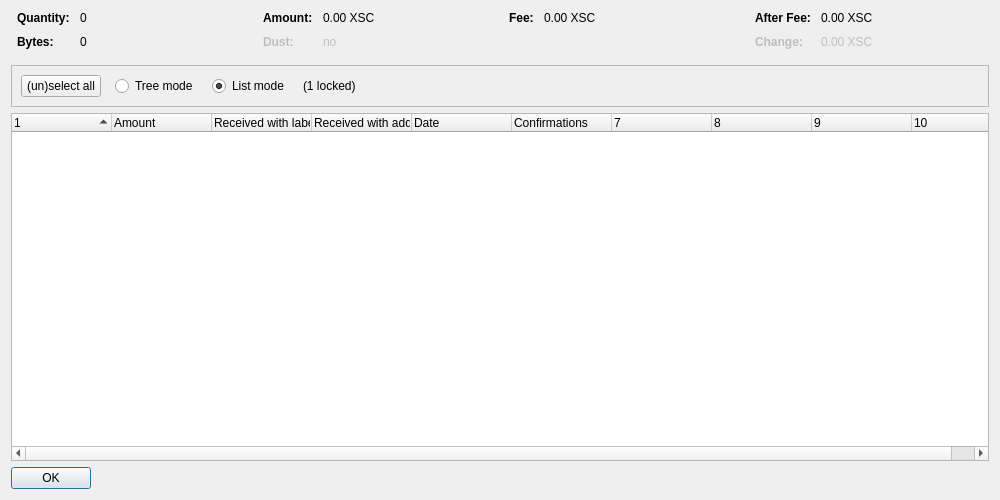
<?xml version="1.0" encoding="UTF-8"?>
<ui version="4.0">
 <class>CoinControlDialog</class>
 <widget class="QDialog" name="CoinControlDialog">
  <property name="geometry">
   <rect>
    <x>0</x>
    <y>0</y>
    <width>1000</width>
    <height>500</height>
   </rect>
  </property>
  <property name="windowTitle">
   <string>Coin Selection</string>
  </property>
  <layout class="QVBoxLayout" name="verticalLayout">
   <item>
    <layout class="QHBoxLayout" name="horizontalLayoutTop" stretch="0,0,0,0">
     <property name="topMargin">
      <number>0</number>
     </property>
     <property name="bottomMargin">
      <number>10</number>
     </property>
     <item>
      <layout class="QFormLayout" name="formLayoutCoinControl1">
       <property name="horizontalSpacing">
        <number>10</number>
       </property>
       <property name="verticalSpacing">
        <number>10</number>
       </property>
       <property name="leftMargin">
        <number>6</number>
       </property>
       <property name="rightMargin">
        <number>6</number>
       </property>
       <item row="0" column="0">
        <widget class="QLabel" name="labelCoinControlQuantityText">
         <property name="font">
          <font>
           <weight>75</weight>
           <bold>true</bold>
          </font>
         </property>
         <property name="text">
          <string>Quantity:</string>
         </property>
        </widget>
       </item>
       <item row="0" column="1">
        <widget class="QLabel" name="labelCoinControlQuantity">
         <property name="cursor">
          <cursorShape>IBeamCursor</cursorShape>
         </property>
         <property name="contextMenuPolicy">
          <enum>Qt::ActionsContextMenu</enum>
         </property>
         <property name="text">
          <string notr="true">0</string>
         </property>
         <property name="textInteractionFlags">
          <set>Qt::LinksAccessibleByMouse|Qt::TextSelectableByKeyboard|Qt::TextSelectableByMouse</set>
         </property>
        </widget>
       </item>
       <item row="1" column="0">
        <widget class="QLabel" name="labelCoinControlBytesText">
         <property name="font">
          <font>
           <weight>75</weight>
           <bold>true</bold>
          </font>
         </property>
         <property name="text">
          <string>Bytes:</string>
         </property>
        </widget>
       </item>
       <item row="1" column="1">
        <widget class="QLabel" name="labelCoinControlBytes">
         <property name="cursor">
          <cursorShape>IBeamCursor</cursorShape>
         </property>
         <property name="contextMenuPolicy">
          <enum>Qt::ActionsContextMenu</enum>
         </property>
         <property name="text">
          <string notr="true">0</string>
         </property>
         <property name="textInteractionFlags">
          <set>Qt::LinksAccessibleByMouse|Qt::TextSelectableByKeyboard|Qt::TextSelectableByMouse</set>
         </property>
        </widget>
       </item>
      </layout>
     </item>
     <item>
      <layout class="QFormLayout" name="formLayoutCoinControl2">
       <property name="horizontalSpacing">
        <number>10</number>
       </property>
       <property name="verticalSpacing">
        <number>10</number>
       </property>
       <property name="leftMargin">
        <number>6</number>
       </property>
       <property name="rightMargin">
        <number>6</number>
       </property>
       <item row="0" column="0">
        <widget class="QLabel" name="labelCoinControlAmountText">
         <property name="font">
          <font>
           <weight>75</weight>
           <bold>true</bold>
          </font>
         </property>
         <property name="text">
          <string>Amount:</string>
         </property>
        </widget>
       </item>
       <item row="0" column="1">
        <widget class="QLabel" name="labelCoinControlAmount">
         <property name="cursor">
          <cursorShape>IBeamCursor</cursorShape>
         </property>
         <property name="contextMenuPolicy">
          <enum>Qt::ActionsContextMenu</enum>
         </property>
         <property name="text">
          <string notr="true">0.00 XSC</string>
         </property>
         <property name="textInteractionFlags">
          <set>Qt::LinksAccessibleByMouse|Qt::TextSelectableByKeyboard|Qt::TextSelectableByMouse</set>
         </property>
        </widget>
       </item>
       <item row="1" column="0">
        <widget class="QLabel" name="labelCoinControlLowOutputText">
         <property name="enabled">
          <bool>false</bool>
         </property>
         <property name="font">
          <font>
           <weight>75</weight>
           <bold>true</bold>
          </font>
         </property>
         <property name="text">
          <string>Dust:</string>
         </property>
        </widget>
       </item>
       <item row="1" column="1">
        <widget class="QLabel" name="labelCoinControlLowOutput">
         <property name="enabled">
          <bool>false</bool>
         </property>
         <property name="cursor">
          <cursorShape>IBeamCursor</cursorShape>
         </property>
         <property name="contextMenuPolicy">
          <enum>Qt::ActionsContextMenu</enum>
         </property>
         <property name="text">
          <string notr="true">no</string>
         </property>
         <property name="textInteractionFlags">
          <set>Qt::LinksAccessibleByMouse|Qt::TextSelectableByKeyboard|Qt::TextSelectableByMouse</set>
         </property>
        </widget>
       </item>
      </layout>
     </item>
     <item>
      <layout class="QFormLayout" name="formLayoutCoinControl3">
       <property name="horizontalSpacing">
        <number>10</number>
       </property>
       <property name="verticalSpacing">
        <number>10</number>
       </property>
       <property name="leftMargin">
        <number>6</number>
       </property>
       <property name="rightMargin">
        <number>6</number>
       </property>
       <item row="0" column="0">
        <widget class="QLabel" name="labelCoinControlFeeText">
         <property name="font">
          <font>
           <weight>75</weight>
           <bold>true</bold>
          </font>
         </property>
         <property name="text">
          <string>Fee:</string>
         </property>
        </widget>
       </item>
       <item row="0" column="1">
        <widget class="QLabel" name="labelCoinControlFee">
         <property name="cursor">
          <cursorShape>IBeamCursor</cursorShape>
         </property>
         <property name="contextMenuPolicy">
          <enum>Qt::ActionsContextMenu</enum>
         </property>
         <property name="text">
          <string notr="true">0.00 XSC</string>
         </property>
         <property name="textInteractionFlags">
          <set>Qt::LinksAccessibleByMouse|Qt::TextSelectableByKeyboard|Qt::TextSelectableByMouse</set>
         </property>
        </widget>
       </item>
      </layout>
     </item>
     <item>
      <layout class="QFormLayout" name="formLayoutCoinControl4">
       <property name="horizontalSpacing">
        <number>10</number>
       </property>
       <property name="verticalSpacing">
        <number>10</number>
       </property>
       <property name="leftMargin">
        <number>6</number>
       </property>
       <property name="rightMargin">
        <number>6</number>
       </property>
       <item row="0" column="0">
        <widget class="QLabel" name="labelCoinControlAfterFeeText">
         <property name="font">
          <font>
           <weight>75</weight>
           <bold>true</bold>
          </font>
         </property>
         <property name="text">
          <string>After Fee:</string>
         </property>
        </widget>
       </item>
       <item row="0" column="1">
        <widget class="QLabel" name="labelCoinControlAfterFee">
         <property name="cursor">
          <cursorShape>IBeamCursor</cursorShape>
         </property>
         <property name="contextMenuPolicy">
          <enum>Qt::ActionsContextMenu</enum>
         </property>
         <property name="text">
          <string notr="true">0.00 XSC</string>
         </property>
         <property name="textInteractionFlags">
          <set>Qt::LinksAccessibleByMouse|Qt::TextSelectableByKeyboard|Qt::TextSelectableByMouse</set>
         </property>
        </widget>
       </item>
       <item row="1" column="0">
        <widget class="QLabel" name="labelCoinControlChangeText">
         <property name="enabled">
          <bool>false</bool>
         </property>
         <property name="font">
          <font>
           <weight>75</weight>
           <bold>true</bold>
          </font>
         </property>
         <property name="text">
          <string>Change:</string>
         </property>
        </widget>
       </item>
       <item row="1" column="1">
        <widget class="QLabel" name="labelCoinControlChange">
         <property name="enabled">
          <bool>false</bool>
         </property>
         <property name="cursor">
          <cursorShape>IBeamCursor</cursorShape>
         </property>
         <property name="contextMenuPolicy">
          <enum>Qt::ActionsContextMenu</enum>
         </property>
         <property name="text">
          <string notr="true">0.00 XSC</string>
         </property>
         <property name="textInteractionFlags">
          <set>Qt::LinksAccessibleByMouse|Qt::TextSelectableByKeyboard|Qt::TextSelectableByMouse</set>
         </property>
        </widget>
       </item>
      </layout>
     </item>
    </layout>
   </item>
   <item>
    <widget class="QFrame" name="frame">
     <property name="minimumSize">
      <size>
       <width>0</width>
       <height>40</height>
      </size>
     </property>
     <property name="frameShape">
      <enum>QFrame::StyledPanel</enum>
     </property>
     <property name="frameShadow">
      <enum>QFrame::Sunken</enum>
     </property>
     <layout class="QHBoxLayout" name="horizontalLayout">
      <item>
       <layout class="QHBoxLayout" name="horizontalLayoutPanel" stretch="0,0,0,0,0">
        <property name="spacing">
         <number>14</number>
        </property>
        <item>
         <widget class="QPushButton" name="pushButtonSelectAll">
          <property name="sizePolicy">
           <sizepolicy hsizetype="Maximum" vsizetype="Fixed">
            <horstretch>0</horstretch>
            <verstretch>0</verstretch>
           </sizepolicy>
          </property>
          <property name="text">
           <string>(un)select all</string>
          </property>
          <property name="autoDefault">
           <bool>false</bool>
          </property>
         </widget>
        </item>
        <item>
         <widget class="QRadioButton" name="radioTreeMode">
          <property name="sizePolicy">
           <sizepolicy hsizetype="Maximum" vsizetype="Fixed">
            <horstretch>0</horstretch>
            <verstretch>0</verstretch>
           </sizepolicy>
          </property>
          <property name="text">
           <string>Tree mode</string>
          </property>
         </widget>
        </item>
        <item>
         <widget class="QRadioButton" name="radioListMode">
          <property name="sizePolicy">
           <sizepolicy hsizetype="Maximum" vsizetype="Fixed">
            <horstretch>0</horstretch>
            <verstretch>0</verstretch>
           </sizepolicy>
          </property>
          <property name="text">
           <string>List mode</string>
          </property>
          <property name="checked">
           <bool>true</bool>
          </property>
         </widget>
        </item>
        <item>
         <widget class="QLabel" name="labelLocked">
          <property name="text">
           <string notr="true">(1 locked)</string>
          </property>
         </widget>
        </item>
        <item>
         <spacer name="horizontalSpacer">
          <property name="orientation">
           <enum>Qt::Horizontal</enum>
          </property>
          <property name="sizeHint" stdset="0">
           <size>
            <width>40</width>
            <height>20</height>
           </size>
          </property>
         </spacer>
        </item>
       </layout>
      </item>
     </layout>
    </widget>
   </item>
   <item>
    <widget class="CoinControlTreeWidget" name="treeWidget">
     <property name="contextMenuPolicy">
      <enum>Qt::CustomContextMenu</enum>
     </property>
     <property name="sortingEnabled">
      <bool>false</bool>
     </property>
     <property name="columnCount">
      <number>10</number>
     </property>
     <attribute name="headerShowSortIndicator" stdset="0">
      <bool>true</bool>
     </attribute>
     <attribute name="headerStretchLastSection">
      <bool>false</bool>
     </attribute>
     <column>
      <property name="text">
       <string/>
      </property>
     </column>
     <column>
      <property name="text">
       <string>Amount</string>
      </property>
     </column>
     <column>
      <property name="text">
       <string>Received with label</string>
      </property>
     </column>
     <column>
      <property name="text">
       <string>Received with address</string>
      </property>
     </column>
     <column>
      <property name="text">
       <string>Date</string>
      </property>
     </column>
     <column>
      <property name="text">
       <string>Confirmations</string>
      </property>
      <property name="toolTip">
       <string>Confirmed</string>
      </property>
     </column>
     <column>
      <property name="text">
       <string/>
      </property>
     </column>
     <column>
      <property name="text">
       <string/>
      </property>
     </column>
     <column>
      <property name="text">
       <string/>
      </property>
     </column>
     <column>
      <property name="text">
       <string/>
      </property>
     </column>
    </widget>
   </item>
   <item>
    <widget class="QDialogButtonBox" name="buttonBox">
     <property name="sizePolicy">
      <sizepolicy hsizetype="Maximum" vsizetype="Fixed">
       <horstretch>0</horstretch>
       <verstretch>0</verstretch>
      </sizepolicy>
     </property>
     <property name="orientation">
      <enum>Qt::Horizontal</enum>
     </property>
     <property name="standardButtons">
      <set>QDialogButtonBox::Ok</set>
     </property>
    </widget>
   </item>
  </layout>
 </widget>
 <customwidgets>
  <customwidget>
   <class>CoinControlTreeWidget</class>
   <extends>QTreeWidget</extends>
   <header>coincontroltreewidget.h</header>
  </customwidget>
 </customwidgets>
 <resources/>
 <connections/>
</ui>
